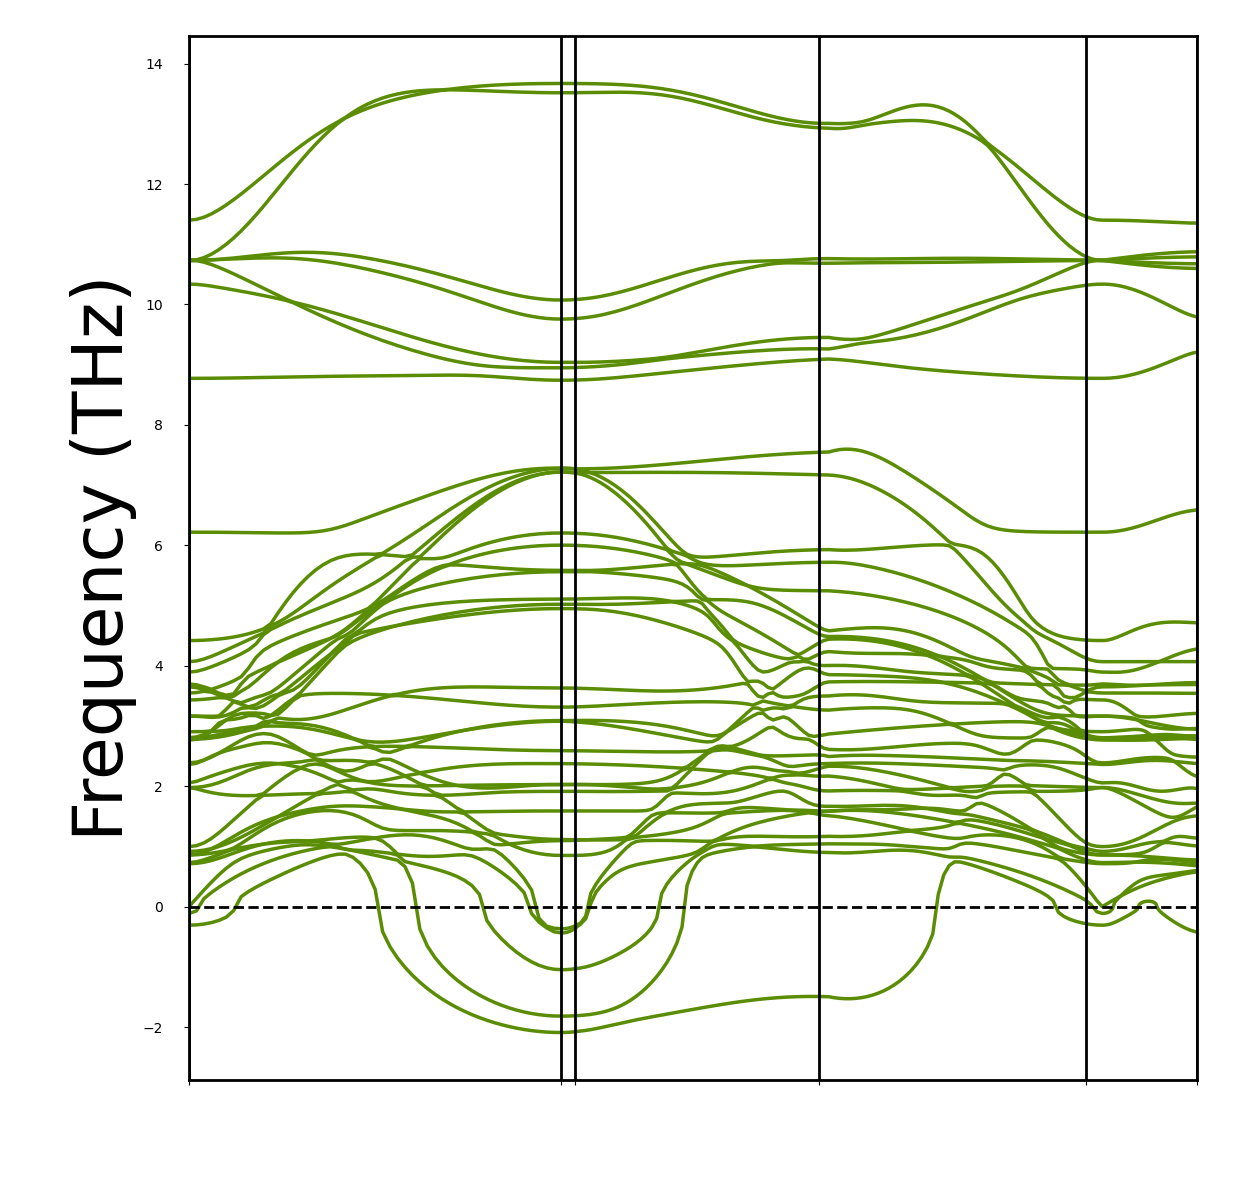

Here is the Python script that generated this plot:
#! /usr/bin/env python3                                                                                                           

import argparse
import os
import yaml
import pandas as pd

parser = argparse.ArgumentParser(
         description='Plots phonon dispersion and/or phonon density of states')
#parser.add_argument('-b', '--band', metavar='bandpath',
#                    default=os.getcwd(),
#                    help='path to Phonopy (band_).yaml')
parser.add_argument('-b', '--band', metavar='bandpath', nargs='+',
                    default='band.yaml',
                    help='path to Phonopy (band_).yaml')
parser.add_argument('--bandcolours', metavar='Band colours', nargs='+',
                    default=['#5A8D03', '#E75480', '#FF6600'],
                    help='colours for the band')
#parser.add_argument('--bandlabels', metavar='legend labels for bands', nargs='+',
#                    default=['2'],
#                    help='legend labels for phonon dispersions for different supercells')
parser.add_argument('--linestyles', metavar='line styles', nargs='+', 
                    default=['-', '--', '-.'],
                    help='linestyles for phonon dispersions for different supercells')
parser.add_argument('-o', '--output', metavar='output file suffix',
                    default='',
                    help='suffix to add at the end of output file')
parser.add_argument('--style', metavar='style sheet', nargs='+',
                    default=[],
                    help='style sheets to use. Later ones will \
                          override earlier ones if they conflict.')
args = parser.parse_args()


def add_band(axis, bandfiles, colours, linestyles):
    """Adds a phonon dispersion curve to the plot.
    Args:
        axis (:obj:'matplotlib.pyplot'): Axis to plot on.
        bandfile (:obj:'str'): Path to a Phonopy (band_).yaml.
        colour(:obj:'list'): Line colour.
        labels(:obj:'list'): Legend labels.
        linestyles(:obj:'list'): Line styles.
    Returns:
        :obj:'matplotlib.pyplot': Axis with Phonon Dispersion.
    """

    data = []
    for i in bandfiles:
        with open(i, 'r') as f:
            data.append(yaml.safe_load(f))

    dists = []
    eigenvalues = []
    dists.append([i['distance'] for i in data[0]['phonon']])
    for i in range(len(data)):
        x = []
        for point in data[i]['phonon']:
            x.append([e['frequency'] for e in point['band']])
        eigenvalues.append(x)


    l = []
    p = []
    try:
        for i in data[0]['phonon']:
            if 'label' in i:
                l.append(i['label'])
                p.append(i['distance'])
            if len(l) == 0:
                raise Exception
    except:
        #for i, j in data[0]['labels']:
        #    l.append(i)
        #    if len(l) == len(data[0]['labels']):
        #        l.append(j)
       
        step = data[0]['segment_nqpoint'][0]
        for i in range(0, len(dists[0]), step-1):
            p.append(dists[0][i])
        print(p)        
    
    l = [r'$\Gamma$' if x=='G' else x for x in l]

   
    plt.xticks(p, l)
    axis.xaxis.set_minor_locator(mpl.ticker.NullLocator())
    axis.set_xlim(0, p[-1])
    #axis.set_ylim(bottom=0, top=1.05 * np.max(eigenvalues))

    axis.tick_params(axis='x', pad=15)
    axis.tick_params(axis='y', pad=15)

    axis.set_ylabel('Frequency (THz)', fontsize=50)
    
    try:
        colormap = plt.cm.get_colormap(colours[0])
        colours =  colormap(np.linspace(0, 1, 5))
    except Exception:
        pass


    if len(bandfiles) > 1:
       if len(bandfiles) > 3:
          colours.extend([colours[0] for i in range(len(bandfiles)-3)])
          linestyles.extend([linestyles[0] for i in range(len(bandfiles)-3)])

       for i in range(len(bandfiles)):
           axis.plot(dists[0], eigenvalues[i], linewidth=2.5, label=labels[i], color=colours[i], linestyle=linestyles[i])
    else:
        axis.plot(dists[0], eigenvalues[0], linewidth=2.5, color=colours[0]) 


    axis.axhline(linewidth=2, color='black', linestyle='--')
    for x in p:
        axis.axvline(x=x, linewidth=2, color='black')

    return axis



import matplotlib as mpl
import matplotlib.pyplot as plt
import numpy as np
from os.path import isfile
from matplotlib.gridspec import GridSpec
from cycler import cycler

plt.style.use("default")

mpl.rcParams['axes.linewidth'] = 2

if len(args.band) > 1:
    fig, ax = plt.subplots(figsize=(16, 12))
    plt.subplots_adjust(left = 0.12, right = 0.75, top  = 0.97, bottom = 0.1)
else:
    fig, ax = plt.subplots(figsize=(12.6, 12))
    plt.subplots_adjust(left = 0.15, right = 0.95, top  = 0.97, bottom = 0.1)


ax = add_band(ax, args.band, args.bandcolours, args.linestyles)

#if args.bandlabels is not None:
#    legend = ax.legend()
#    handles, tags = ax.get_legend_handles_labels()
#    handle = []
#    tag = []
#    for i in range(len(tags)):
#        if tags[i] not in tag:
#            handle.append(handles[i])
#            tag.append(tags[i])
#    legend = ax.legend(handle, tag, frameon=False, prop={'size': 36}, loc='upper left', bbox_to_anchor=(0.98,0.95))


plt.savefig('phonon{}.pdf'.format(args.output) if args.output is not None else 'phonon.pdf')
plt.savefig('phonon{}.png'.format(args.output) if args.output is not None else 'phonon.png')
plt.savefig('phonon{}.svg'.format(args.output) if args.output is not None else 'phonon.svg')
